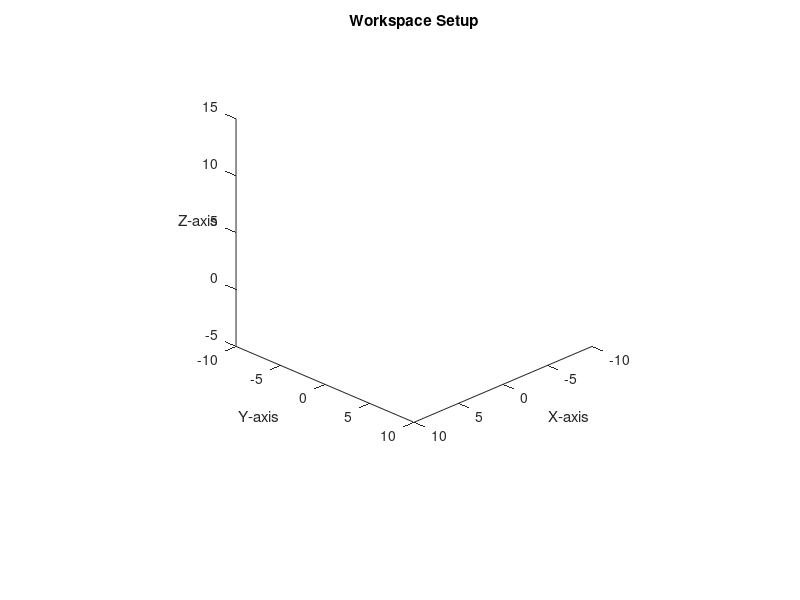

This chart was generated by the following MATLAB code: (Note: this script raises an error after producing the figure.)
% Set the size of the figure window
figure('Position', [100, 100, 1200, 800]); % [left, bottom, width, height]

% Set axis properties
axis([-10 10 -10 10 -5 15]); % [xmin xmax ymin ymax zmin zmax]
axis equal; % Ensure the scale is equal in all directions

% Set the camera view angle and position
view(3); % 3D view
campos([30 30 20]); % Set camera position [x, y, z]
camtarget([0 0 0]); % Set the target point [x, y, z]
camup([0 0 1]); % Set the up direction [x, y, z]
camva(45); % Set the camera view angle

% Set lighting and shading
lighting gouraud; % Smooth lighting
shading interp; % Interpolated shading
camlight('headlight'); % Set a light source at the camera

% Set labels for the axes
xlabel('X-axis');
ylabel('Y-axis');
zlabel('Z-axis');
title('Workspace Setup'); % Title for the plot

% Create the environment
env = SetEnvironment();


%% 
% Initialize the DOBOT
Dobot = DobotMagician(transl(0,-1.5,0.5));

%% Move ABB120 robot to specific q value position
% Create an instance of the LinearABB120 robot
robot = ABB120();

% Define the desired joint configuration
q = [-0.4 0 pi/2 0 0 0 0];  % Example joint configuration

robot.model.animate(q);

%% Animation between different q values using jtraj (need to change for collision avoidance)

% Create an instance of the ABB120 robot
robot = ABB120();

% Create an instance of the RobotMovement class
robotMovement = RobotMovement(robot, 50);

% Define initial and final joint configurations
q_initial = zeros(1, 7);
q_pick = [0, 0, pi/2, 0, 0, 0, 0];
q_drop = [0, pi, pi/2, 0, 0, 0, 0];

% Perform the movements using the class methods
robotMovement.MoveToConfiguration(q_initial, q_pick);
robotMovement.MoveToConfiguration(q_pick, q_drop);

fprintf('Task completed.\n');


%% Plotting gems to workspace 

% Define positions for each gem (homogeneous transforms)
positions = {transl(0.1, 0.2, 0.1), transl(0.4, 0.2, 0.1), transl(0.7, 0.2, 0.1)};

% Create an instance of the Sapphire class with the positions specified
sapphireGems = Sapphire(1, positions(1));

% Create an instance of the Emerald class with the positions specified
emeraldGems = Emerald(1, positions(2));

% Create an instance of the Ruby class with the positions specified
rubyGems = Ruby(1, positions(3));


